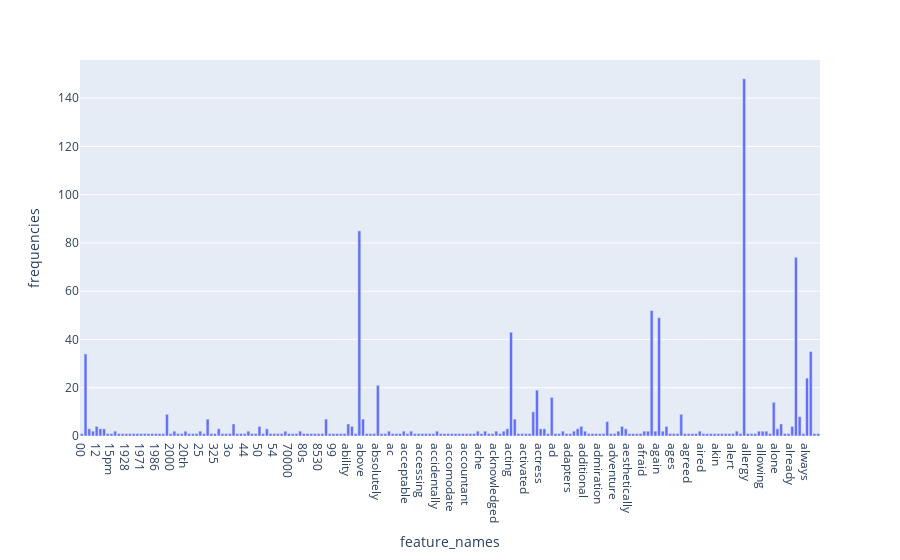

The notebook cell saved with this chart:
### Code cell
import plotly.express as px
fig = px.bar(df4, x='feature_names', y='frequencies')
fig.show()

### Figure 1 — Plotly figure (JSON) as saved in the notebook; plotly's stock layout.template omitted (floating-point values rounded to 4 significant figures; data arrays with more than 128 entries replaced by an {"elided": "..."} marker saying what was removed)
{"data": [{"alignmentgroup": "True", "hovertemplate": "feature_names=%{x}<br>frequencies=%{y}<extra></extra>", "legendgroup": "", "marker": {"color": "#636efa", "pattern": {"shape": ""}}, "name": "", "offsetgroup": "", "orientation": "v", "showlegend": false, "textposition": "auto", "type": "bar", "x": {"elided": "200 str values"}, "xaxis": "x", "y": {"elided": "200 int values"}, "yaxis": "y"}], "layout": {"barmode": "relative", "legend": {"tracegroupgap": 0}, "margin": {"t": 60}, "xaxis": {"anchor": "y", "domain": [0, 1], "title": {"text": "feature_names"}}, "yaxis": {"anchor": "x", "domain": [0, 1], "title": {"text": "frequencies"}}}}
